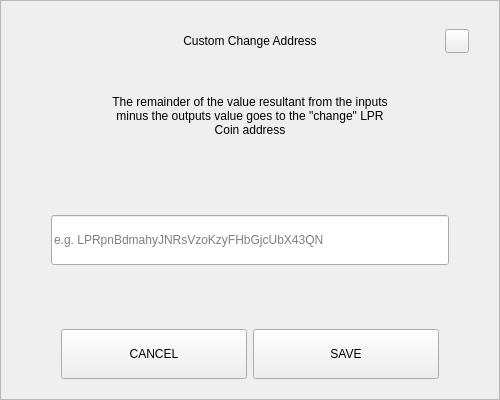
<?xml version="1.0" encoding="UTF-8"?>
<ui version="4.0">
 <class>SendChangeAddressDialog</class>
 <widget class="QDialog" name="SendChangeAddressDialog">
  <property name="geometry">
   <rect>
    <x>0</x>
    <y>0</y>
    <width>500</width>
    <height>400</height>
   </rect>
  </property>
  <property name="windowTitle">
   <string>Dialog</string>
  </property>
  <layout class="QVBoxLayout" name="verticalLayout">
   <property name="spacing">
    <number>0</number>
   </property>
   <property name="leftMargin">
    <number>0</number>
   </property>
   <property name="topMargin">
    <number>0</number>
   </property>
   <property name="rightMargin">
    <number>0</number>
   </property>
   <property name="bottomMargin">
    <number>0</number>
   </property>
   <item>
    <widget class="QFrame" name="frame">
     <property name="styleSheet">
      <string notr="true"/>
     </property>
     <property name="frameShape">
      <enum>QFrame::StyledPanel</enum>
     </property>
     <property name="frameShadow">
      <enum>QFrame::Raised</enum>
     </property>
     <layout class="QVBoxLayout" name="verticalLayout_2" stretch="0,0,0,0,0,0,0">
      <property name="spacing">
       <number>0</number>
      </property>
      <property name="leftMargin">
       <number>30</number>
      </property>
      <property name="topMargin">
       <number>20</number>
      </property>
      <property name="rightMargin">
       <number>30</number>
      </property>
      <property name="bottomMargin">
       <number>20</number>
      </property>
      <item>
       <layout class="QHBoxLayout" name="horizontalLayout_3">
        <property name="spacing">
         <number>0</number>
        </property>
        <item>
         <spacer name="horizontalSpacer_2">
          <property name="orientation">
           <enum>Qt::Horizontal</enum>
          </property>
          <property name="sizeHint" stdset="0">
           <size>
            <width>40</width>
            <height>20</height>
           </size>
          </property>
         </spacer>
        </item>
        <item>
         <widget class="QLabel" name="labelTitle">
          <property name="minimumSize">
           <size>
            <width>0</width>
            <height>40</height>
           </size>
          </property>
          <property name="maximumSize">
           <size>
            <width>16777215</width>
            <height>40</height>
           </size>
          </property>
          <property name="styleSheet">
           <string notr="true">padding-left:24px;</string>
          </property>
          <property name="text">
           <string>Custom Change Address</string>
          </property>
          <property name="alignment">
           <set>Qt::AlignCenter</set>
          </property>
          <property name="margin">
           <number>7</number>
          </property>
         </widget>
        </item>
        <item>
         <spacer name="horizontalSpacer">
          <property name="orientation">
           <enum>Qt::Horizontal</enum>
          </property>
          <property name="sizeHint" stdset="0">
           <size>
            <width>40</width>
            <height>20</height>
           </size>
          </property>
         </spacer>
        </item>
        <item>
         <widget class="QPushButton" name="btnEsc">
          <property name="minimumSize">
           <size>
            <width>24</width>
            <height>24</height>
           </size>
          </property>
          <property name="maximumSize">
           <size>
            <width>24</width>
            <height>24</height>
           </size>
          </property>
          <property name="focusPolicy">
           <enum>Qt::NoFocus</enum>
          </property>
          <property name="text">
           <string/>
          </property>
         </widget>
        </item>
       </layout>
      </item>
      <item>
       <spacer name="verticalSpacer_2">
        <property name="orientation">
         <enum>Qt::Vertical</enum>
        </property>
        <property name="sizeType">
         <enum>QSizePolicy::Fixed</enum>
        </property>
        <property name="sizeHint" stdset="0">
         <size>
          <width>20</width>
          <height>20</height>
         </size>
        </property>
       </spacer>
      </item>
      <item alignment="Qt::AlignHCenter">
       <widget class="QLabel" name="labelMessage">
        <property name="minimumSize">
         <size>
          <width>0</width>
          <height>70</height>
         </size>
        </property>
        <property name="text">
         <string>The remainder of the value resultant from the inputs minus the outputs value goes to the &quot;change&quot; LPR Coin address</string>
        </property>
        <property name="alignment">
         <set>Qt::AlignCenter</set>
        </property>
        <property name="wordWrap">
         <bool>true</bool>
        </property>
       </widget>
      </item>
      <item>
       <spacer name="verticalSpacer_3">
        <property name="orientation">
         <enum>Qt::Vertical</enum>
        </property>
        <property name="sizeHint" stdset="0">
         <size>
          <width>20</width>
          <height>40</height>
         </size>
        </property>
       </spacer>
      </item>
      <item>
       <layout class="QHBoxLayout" name="horizontalLayout_2">
        <property name="spacing">
         <number>0</number>
        </property>
        <property name="leftMargin">
         <number>20</number>
        </property>
        <property name="rightMargin">
         <number>20</number>
        </property>
        <item>
         <widget class="QLineEdit" name="lineEditAddress">
          <property name="minimumSize">
           <size>
            <width>0</width>
            <height>50</height>
           </size>
          </property>
          <property name="placeholderText">
           <string notr="true">e.g. LPRpnBdmahyJNRsVzoKzyFHbGjcUbX43QN</string>
          </property>
         </widget>
        </item>
       </layout>
      </item>
      <item>
       <spacer name="verticalSpacer">
        <property name="orientation">
         <enum>Qt::Vertical</enum>
        </property>
        <property name="sizeHint" stdset="0">
         <size>
          <width>20</width>
          <height>40</height>
         </size>
        </property>
       </spacer>
      </item>
      <item>
       <layout class="QHBoxLayout" name="horizontalLayout" stretch="2,2">
        <property name="spacing">
         <number>6</number>
        </property>
        <property name="leftMargin">
         <number>30</number>
        </property>
        <property name="rightMargin">
         <number>30</number>
        </property>
        <item>
         <widget class="QPushButton" name="btnCancel">
          <property name="minimumSize">
           <size>
            <width>180</width>
            <height>50</height>
           </size>
          </property>
          <property name="focusPolicy">
           <enum>Qt::NoFocus</enum>
          </property>
          <property name="text">
           <string>CANCEL</string>
          </property>
         </widget>
        </item>
        <item>
         <widget class="QPushButton" name="btnSave">
          <property name="minimumSize">
           <size>
            <width>180</width>
            <height>50</height>
           </size>
          </property>
          <property name="focusPolicy">
           <enum>Qt::NoFocus</enum>
          </property>
          <property name="text">
           <string>SAVE</string>
          </property>
         </widget>
        </item>
       </layout>
      </item>
     </layout>
    </widget>
   </item>
  </layout>
 </widget>
 <resources/>
 <connections/>
</ui>
